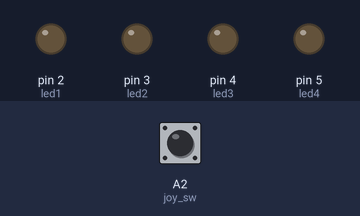
Simulated run of this sketch. Board: Arduino Uno, built with avr-gcc and run on an emulated ATmega328P. On the bench: output pins drawn as LEDs (lit = HIGH). The test bench sets the inputs (shaded band); at power-on: A2 (joy_sw) HIGH. What the sketch prints to the serial monitor is not drawn.

Above: at 1.2 s.
1.3 s: A2 (joy_sw) pulled LOW for 1 s
At 2.9 s:
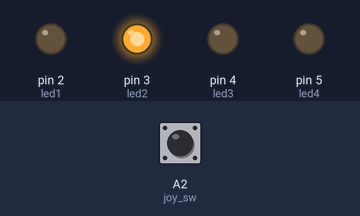
3.8 s: A2 (joy_sw) pulled LOW for 0.15 s
At 4.9 s:
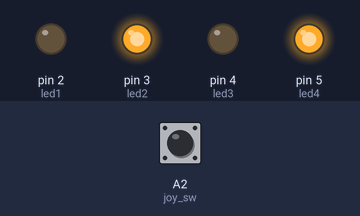
5.5 s: A2 (joy_sw) pulled LOW for 0.15 s
At 6.2 s:
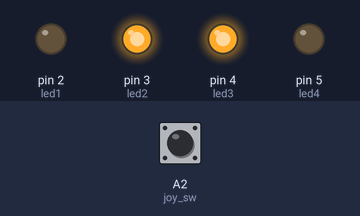
7.2 s: A2 (joy_sw) pulled LOW for 3.2 s
At 11.0 s:
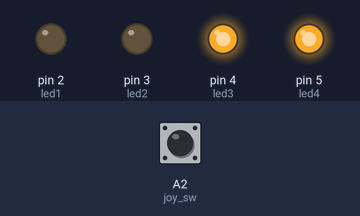
Timing chart, 0 to 12.5 s (numbered marks = the images above; inputs shaded):
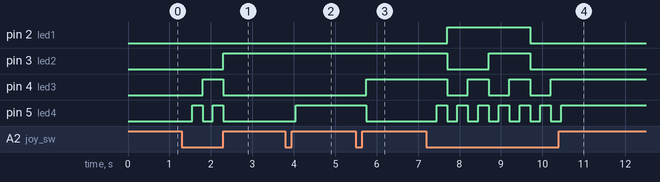

Measured:
- after the input at 1.3 s, pin 3 (led2): LOW → HIGH after 1.0 s; pin 4 (led3): LOW → HIGH after 0.50 s, → LOW 0.50 s later; pin 5 (led4): alternates HIGH for 0.25 s and LOW for 0.25 s, 4 changes in all, then stays LOW, starting after 0.25 s
- after the input at 3.8 s, pin 5 (led4): LOW → HIGH after 0.25 s
- after the input at 5.5 s, pin 4 (led3): LOW → HIGH after 0.25 s; pin 5 (led4): HIGH → LOW after 0.25 s
- after the input at 7.2 s, pin 2 (led1): LOW → HIGH after 0.50 s, → LOW 2.0 s later; pin 3 (led2): HIGH → LOW after 0.50 s, → HIGH 1.0 s later, → LOW 1.0 s later

The sketch:

4DigitBinaryCounter.ino
```cpp
/************************************************
 *  CS-23301
 *  Lucas Miller
 *  Kent State University
 *  02/17/2019
 ************************************************/


int led1 = 2;         // Represents lefthand side of binary digit
int led2 = 3;         // represents second binary digit
int led3 = 4;         // represents third binary digit
int led4 = 5;         // Represents righthand side binary digit
int joy_sw = A2;      // digital INPUT
int counter = 0;      // Counters number of button clicks

void setup() {
  // Initializes our led pins and begins serial log for debugging
  Serial.begin(9600);
  Serial.println("Start....");
  pinMode(led1, OUTPUT);
  pinMode(led2, OUTPUT);
  pinMode(led3, OUTPUT);
  pinMode(led4, OUTPUT);
  pinMode(joy_sw, INPUT);
  digitalWrite(joy_sw, HIGH);
  Serial.print("Setup is done\n");
}

void loop() {
  // put your main code here, to run repeatedly:


  if(digitalRead(joy_sw) == LOW){
    delay(250);
    counter++;

    // Sets pinMode of led output to either HIGH or LOW based on counter
    int d = counter % 2;
    int c = counter / 2 % 2;
    int b = counter/4 % 2;
    int a = counter/8 % 2;

    // Displays the digits via leds
    digitalWrite(led4, d);
    digitalWrite(led3, c);
    digitalWrite(led2, b);
    digitalWrite(led1, a);

    // We only show digits zero to fifteen so at counter == 16, we set it back to zero
    if(counter == 16)
      counter = 0;

  }
   Serial.println(counter);


}


void toggleLED(int argLED_pin){
  digitalWrite(argLED_pin, !digitalRead(argLED_pin));
}
```
